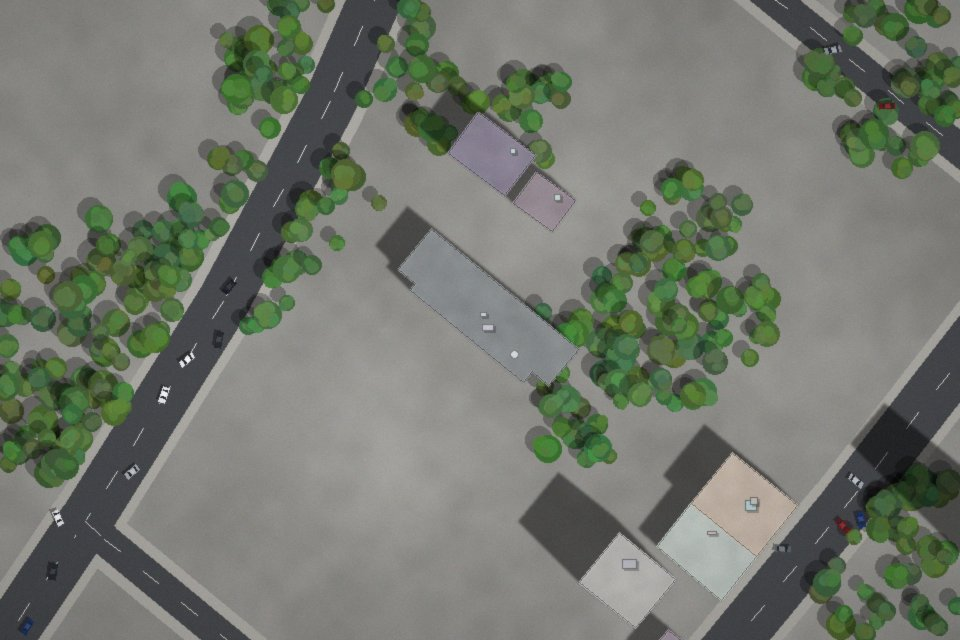
#> input picture data/samples/building/change_01_before.jpg, 960 x 640 px
$ python -i flood.py   (imports and definitions only)
#> lines starting #> are read from the running program, lines starting #| are printed output that depends on the picture; after the words box and inside, x2 and y2 are one past the last pixel; in counts of white or black regions, pixels touching at a corner belong together
### algorithm/cityeye_algo/imgproc.py
"""经典图像处理算子 —— 纯 numpy 实现（无 OpenCV / scipy 依赖）。

包含：色彩空间转换、积分图盒式滤波、二值形态学、Sobel 梯度、Otsu 阈值、
基于游程（run-length）+ 并查集的 8 邻域连通域标记。
"""
from __future__ import annotations

from dataclasses import dataclass
from pathlib import Path

import numpy as np
from PIL import Image

from .base import InputError

IMAGE_SUFFIXES = {".jpg", ".jpeg", ".png", ".bmp", ".webp"}


def load_rgb(path: Path, max_side: int | None = None) -> tuple[np.ndarray, float]:
    """读取图片为 float32 RGB 数组（0~255）。

    返回 (数组, 缩放系数)；缩放系数 = 分析图尺寸 / 原图尺寸，用于把检测框还原到原图坐标。
    """
    try:
        with Image.open(path) as im:
            im = im.convert("RGB")
            scale = 1.0
            if max_side and max(im.size) > max_side:
                scale = max_side / max(im.size)
                im = im.resize((max(1, round(im.width * scale)), max(1, round(im.height * scale))), Image.BILINEAR)
            return np.asarray(im, dtype=np.float32), scale
    except (OSError, ValueError) as e:
        raise InputError(f"无法读取图片 {Path(path).name}：{e}") from e


# [7 lines left out: function rgb_to_ycbcr, not called in this run]


def rgb_to_hsv(rgb: np.ndarray) -> tuple[np.ndarray, np.ndarray, np.ndarray]:
    """向量化 RGB→HSV。H 为角度 [0, 360)，S、V ∈ [0, 1]。"""
    x = rgb / 255.0
    r, g, b = x[..., 0], x[..., 1], x[..., 2]
    mx = x.max(axis=-1)
    mn = x.min(axis=-1)
    d = mx - mn
    s = np.where(mx > 1e-6, d / np.maximum(mx, 1e-6), 0.0)
    safe = np.maximum(d, 1e-6)
    h = np.where(
        mx == r,
        ((g - b) / safe) % 6.0,
        np.where(mx == g, (b - r) / safe + 2.0, (r - g) / safe + 4.0),
    )
    h = np.where(d > 1e-6, h * 60.0, 0.0)
    return h.astype(np.float32), s.astype(np.float32), mx.astype(np.float32)


def to_gray(rgb: np.ndarray) -> np.ndarray:
    return (0.299 * rgb[..., 0] + 0.587 * rgb[..., 1] + 0.114 * rgb[..., 2]).astype(np.float32)


def box_sum(a: np.ndarray, k: int) -> np.ndarray:
    """k×k（奇数）窗口求和，积分图实现，复杂度与 k 无关；边界外按 0 处理。"""
    if k < 1 or k % 2 == 0:
        raise ValueError("窗口尺寸必须为正奇数")
    r = k // 2
    p = np.pad(a.astype(np.float64), ((r + 1, r), (r + 1, r)))
    ii = p.cumsum(0).cumsum(1)
    return ii[k:, k:] - ii[:-k, k:] - ii[k:, :-k] + ii[:-k, :-k]


def box_mean(a: np.ndarray, k: int) -> np.ndarray:
    """k×k 均值滤波（边界按有效像素数归一化）。"""
    ones = np.ones(a.shape, dtype=np.float64)
    return (box_sum(a, k) / box_sum(ones, k)).astype(np.float32)


def local_std(a: np.ndarray, k: int) -> np.ndarray:
    """局部标准差，衡量纹理强度。"""
    m = box_mean(a, k)
    m2 = box_mean(a.astype(np.float64) ** 2, k)
    return np.sqrt(np.maximum(m2 - m.astype(np.float64) ** 2, 0.0)).astype(np.float32)


# [6 lines left out: function blur, not called in this run]


def dilate(mask: np.ndarray, k: int) -> np.ndarray:
    return box_sum(mask.astype(np.float32), k) > 0.5


def erode(mask: np.ndarray, k: int) -> np.ndarray:
    return box_sum(mask.astype(np.float32), k) > k * k - 0.5


def opening(mask: np.ndarray, k: int) -> np.ndarray:
    """开运算：先腐蚀后膨胀，去除小于结构元的噪点与细线。"""
    return dilate(erode(mask, k), k)


def closing(mask: np.ndarray, k: int) -> np.ndarray:
    """闭运算：先膨胀后腐蚀，填补区域内部空洞与缝隙。"""
    return erode(dilate(mask, k), k)


# [6 lines left out: function sobel_magnitude, not called in this run]


def otsu_threshold(values: np.ndarray, bins: int = 256) -> float:
    """Otsu 最大类间方差阈值。values 为任意实数数组。"""
    v = np.asarray(values, dtype=np.float64).ravel()
    if v.size == 0:
        return 0.0
    lo, hi = float(v.min()), float(v.max())
    if hi - lo < 1e-9:
        return lo
    hist, edges = np.histogram(v, bins=bins, range=(lo, hi))
    centers = (edges[:-1] + edges[1:]) / 2
    w0 = np.cumsum(hist)
    w1 = w0[-1] - w0
    m0 = np.cumsum(hist * centers)
    mu0 = m0 / np.maximum(w0, 1)
    mu1 = (m0[-1] - m0) / np.maximum(w1, 1)
    between = w0 * w1 * (mu0 - mu1) ** 2
    # 两峰之间存在空直方格时类间方差呈平台，取平台中点（避免阈值贴近一侧峰）
    best = np.flatnonzero(between >= between.max() * (1 - 1e-9))
    return float(edges[int(round(best.mean())) + 1])


@dataclass
class Region:
    """连通域统计。bbox 为 (x, y, w, h)。"""

    label: int
    area: int
    bbox: tuple[int, int, int, int]
    centroid: tuple[float, float]

    # [10 lines left out: functions extent, aspect, not called in this run]


def label_components(mask: np.ndarray, min_area: int = 1) -> tuple[np.ndarray, list[Region]]:
    """8 邻域连通域标记（游程编码 + 并查集）。

    返回 (标签图 int32，0 为背景, 区域列表)；面积小于 min_area 的区域被剔除（其像素标签置 0）。
    """
    m = np.asarray(mask, dtype=bool)
    h, w = m.shape
    padded = np.zeros((h, w + 2), dtype=np.int8)
    padded[:, 1:-1] = m
    d = np.diff(padded, axis=1)
    rows, starts = np.nonzero(d == 1)
    _, ends = np.nonzero(d == -1)
    ends = ends - 1  # 闭区间末端
    n = len(rows)
    labels = np.zeros((h, w), dtype=np.int32)
    if n == 0:
        return labels, []

    parent = list(range(n))

    # [5 lines left out: function find, not called in this run]

    row_ptr = np.searchsorted(rows, np.arange(h + 1))
    s_list, e_list = starts.tolist(), ends.tolist()
    for r in range(1, h):
        a, a1 = int(row_ptr[r - 1]), int(row_ptr[r])
        b, b1 = a1, int(row_ptr[r + 1])
        while a < a1 and b < b1:
            if s_list[a] <= e_list[b] + 1 and s_list[b] <= e_list[a] + 1:
                ra, rb = find(a), find(b)
                if ra != rb:
                    parent[max(ra, rb)] = min(ra, rb)
            if e_list[a] < e_list[b]:
                a += 1
            else:
                b += 1

    roots = np.fromiter((find(i) for i in range(n)), dtype=np.int64, count=n)
    uniq, run_label = np.unique(roots, return_inverse=True)
    lengths = ends - starts + 1
    k = len(uniq)
    area = np.bincount(run_label, weights=lengths, minlength=k)
    x0 = np.full(k, w, dtype=np.int64)
    y0 = np.full(k, h, dtype=np.int64)
    x1 = np.zeros(k, dtype=np.int64)
    y1 = np.zeros(k, dtype=np.int64)
    np.minimum.at(x0, run_label, starts)
    np.minimum.at(y0, run_label, rows)
    np.maximum.at(x1, run_label, ends)
    np.maximum.at(y1, run_label, rows)
    sx = np.bincount(run_label, weights=lengths * (starts + ends) / 2.0, minlength=k)
    sy = np.bincount(run_label, weights=lengths * rows, minlength=k)

    keep = area >= min_area
    new_id = np.zeros(k, dtype=np.int32)
    new_id[keep] = np.arange(1, int(keep.sum()) + 1, dtype=np.int32)

    # 向量化回填标签图
    total = int(lengths.sum())
    run_start_flat = rows * w + starts
    offsets = np.cumsum(lengths) - lengths
    flat = np.repeat(run_start_flat, lengths) + (np.arange(total) - np.repeat(offsets, lengths))
    labels.ravel()[flat] = np.repeat(new_id[run_label], lengths)

    regions = [
        Region(
            label=int(new_id[i]),
            area=int(area[i]),
            bbox=(int(x0[i]), int(y0[i]), int(x1[i] - x0[i] + 1), int(y1[i] - y0[i] + 1)),
            centroid=(float(sx[i] / area[i]), float(sy[i] / area[i])),
        )
        for i in np.nonzero(keep)[0]
    ]
    return labels, regions


# [22 lines left out: functions region_means, region_stds, scale_bbox, not called in this run]

### algorithm/cityeye_algo/render.py
"""算法产物渲染：检测框标注图、时序折线图（Pillow 实现）。

图中文字仅使用 ASCII，避免依赖系统中文字体；中文结论放在 API 的 summary 字段。
"""
from __future__ import annotations

from dataclasses import dataclass, field
from pathlib import Path
from typing import Sequence

import numpy as np
from PIL import Image, ImageDraw, ImageFont

from .base import Detection

LABEL_COLORS: dict[str, tuple[int, int, int]] = {
    "flame": (255, 48, 48),
    "smoke": (190, 190, 200),
    "vehicle": (255, 214, 0),
    "change": (255, 64, 160),
    "water": (0, 200, 255),
}

_FONT_CACHE: dict[int, ImageFont.ImageFont | ImageFont.FreeTypeFont] = {}


def font(size: int) -> ImageFont.ImageFont | ImageFont.FreeTypeFont:
    if size not in _FONT_CACHE:
        try:
            _FONT_CACHE[size] = ImageFont.load_default(size=size)
        except TypeError:  # 旧版 Pillow 不支持 size 参数
            _FONT_CACHE[size] = ImageFont.load_default()
    return _FONT_CACHE[size]


def _text_box(draw: ImageDraw.ImageDraw, xy: tuple[int, int], text: str, fnt, fg, bg) -> None:
    x, y = xy
    l, t, r, b = draw.textbbox((x, y), text, font=fnt)
    draw.rectangle((l - 3, t - 2, r + 3, b + 2), fill=bg)
    draw.text((x, y), text, font=fnt, fill=fg)


def annotate_image(
    src: Path | Image.Image,
    detections: Sequence[Detection],
    out_path: Path,
    banner: Sequence[str] = (),
    overlay_mask: np.ndarray | None = None,
    overlay_color: tuple[int, int, int] = (0, 200, 255),
) -> Path:
    """在原图上绘制检测框、可选的半透明掩膜与左上角信息栏，保存为 JPEG。"""
    im = src.convert("RGB") if isinstance(src, Image.Image) else Image.open(src).convert("RGB")
    if overlay_mask is not None:
        m = Image.fromarray((overlay_mask.astype(np.uint8) * 90)).resize(im.size, Image.NEAREST)
        tint = Image.new("RGB", im.size, overlay_color)
        im = Image.composite(tint, im, m)
    draw = ImageDraw.Draw(im, "RGBA")
    lw = max(2, round(min(im.size) / 260))
    f_label = font(max(12, round(min(im.size) / 42)))
    crowded = len(detections) > 24  # 目标过多时只画框不写标签，避免遮挡
    for det in detections:
        x, y, w, h = det.bbox
        color = LABEL_COLORS.get(det.label, (255, 255, 255))
        draw.rectangle((x, y, x + w, y + h), outline=color + (255,), width=lw)
        if crowded:
            continue
        tag = f"{det.label.upper()} {det.confidence:.2f}"
        ty = y - f_label.size - 6 if y > f_label.size + 8 else y + 3  # type: ignore[union-attr]
        _text_box(draw, (x + 2, ty), tag, f_label, (0, 0, 0, 255), color + (230,))
    if banner:
        f_banner = font(max(12, round(min(im.size) / 40)))
        y = 8
        for line in banner:
            _text_box(draw, (10, y), line, f_banner, (255, 255, 255, 255), (8, 16, 32, 190))
            y += f_banner.size + 10  # type: ignore[union-attr]
    out_path.parent.mkdir(parents=True, exist_ok=True)
    im.save(out_path, "JPEG", quality=86, optimize=True)
    return out_path


# ---------------------------------------------------------------- 折线图

BG = (11, 22, 41)
GRID = (36, 56, 88)
AXIS = (120, 150, 190)
TEXT = (205, 220, 240)


@dataclass
class Line:
    values: Sequence[float | None]
    color: tuple[int, int, int]
    label: str
    dashed: bool = False
    width: int = 2


@dataclass
class HLine:
    y: float
    color: tuple[int, int, int]
    label: str


@dataclass
class Band:
    y0: float
    y1: float
    color: tuple[int, int, int, int]


@dataclass
class Bars:
    """副轴柱状序列（如降雨量），按自身最大值缩放到绘图区下部 35%。"""

    values: Sequence[float | None]
    color: tuple[int, int, int, int]
    label: str


@dataclass
class Marker:
    index: int
    value: float
    color: tuple[int, int, int] = (255, 80, 80)


@dataclass
class Chart:
    title: str
    x_labels: Sequence[str]
    lines: list[Line]
    y_label: str = ""
    y_range: tuple[float, float] | None = None
    hlines: list[HLine] = field(default_factory=list)
    bands: list[Band] = field(default_factory=list)
    markers: list[Marker] = field(default_factory=list)
    bars: list[Bars] = field(default_factory=list)
    size: tuple[int, int] = (760, 360)


# [95 lines left out: functions _nice_range, render_chart, not called in this run]

### algorithm/cityeye_algo/flood.py
"""城市内涝分析。

(a) AquaLevel —— 积水监测时序（CSV：time,water_level_cm[,rainfall_mm]）：
    - 分级阈值（演示默认值，可配置）：15 cm 影响通行、27 cm 危及车辆（约小汽车排气管 / 半轮高度）、
      40 cm 严重积水；
    - 涨水速率：滑动 10 分钟水位差（cm/10min）；
    - 雨洪响应：降雨序列与水位增量的互相关，取相关最大的滞后时间；
    - 预测：ARX(1) 降雨-径流模型 L_t = a·L_{t−1} + b·R_{t−lag} + c（最小二乘），
      利用"已降雨但尚未汇流"的滞后降雨外推未来水位（滞后窗口之外假设无新增降雨）；
      无降雨列或模型不稳定时退化为阻尼 Holt 平滑。
(b) AquaSeg —— 积水影像分割：
    低纹理（局部标准差）× 水体色彩似然（浑浊泥水的黄褐色调 / 邻近泥水的灰蓝反光）
    → Otsu 自适应阈值（设绝对下限）→ 形态学 → 连通域 → 积水范围占比。
    注意：单张影像只能估计积水范围，无法估计水深。
"""
from __future__ import annotations

import time
from dataclasses import dataclass
from datetime import datetime, timedelta
from pathlib import Path
from typing import Any, Sequence

import numpy as np

from . import imgproc as ip
from . import timeseries as ts
from .base import AlgorithmMeta, AnalysisResult, Artifact, Detection, InputError, clamp01
from .render import Bars, Chart, HLine, Line, annotate_image, render_chart

FLOOD_LEVEL_CN = {"none": "无明显积水", "minor": "轻度积水", "moderate": "中度积水", "severe": "严重积水"}


@dataclass(frozen=True)
class FloodThresholds:
    passable_cm: float = 15.0   # 影响通行
    vehicle_cm: float = 27.0    # 危及车辆
    severe_cm: float = 40.0     # 严重积水

    # [8 lines left out: function level, not called in this run]


class WaterLevelAnalyzer:
    meta = AlgorithmMeta(
        type="flood",
        key="flood.series",
        name="AquaLevel",
        version="1.0.0",
        method="分级水位阈值 + 涨水速率 + 雨洪互相关滞后 + ARX 降雨-径流预测",
        input_kind="csv",
    )

    def __init__(self, thresholds: FloodThresholds | None = None) -> None:
        self.th = thresholds or FloodThresholds()

    # [154 lines left out: functions analyze, analyze_series, _forecast, not called in this run]


@dataclass(frozen=True)
class WaterSegParams:
    analysis_side: int = 960
    texture_k: int = 11
    score_floor: float = 0.40
    min_region_ratio: float = 0.004
    detect_ratio: float = 0.04


class WaterSegmenter:
    meta = AlgorithmMeta(
        type="flood",
        key="flood.image",
        name="AquaSeg",
        version="1.0.0",
        method="低纹理 × 水体色彩似然 + Otsu 自适应阈值 + 形态学 + 连通域",
        input_kind="image",
    )
    _RATIO_LEVEL = ((0.25, "severe"), (0.12, "moderate"), (0.04, "minor"))

    def __init__(self, params: WaterSegParams | None = None) -> None:
        self.p = params or WaterSegParams()

    def analyze(self, inputs: Sequence[Path], out_dir: Path, prefix: str, **_: Any) -> AnalysisResult:
        return self.analyze_image(Path(inputs[0]), out_dir / f"{prefix}_annotated.jpg")

    def analyze_image(self, path: Path, out_path: Path) -> AnalysisResult:
#> called with out_path = 'out.png'
        t0 = time.perf_counter()
        p = self.p
        rgb, scale = ip.load_rgb(path, p.analysis_side)
#> in load_rgb, im is the input picture: PIL image 960x640 RGB; mean R, G, B 115.9, 120.8, 110.8
#> scale = 1
        H, W = rgb.shape[:2]
        n_px = H * W
        gray = ip.to_gray(rgb)
        Hh, S, V = ip.rgb_to_hsv(rgb)
        texture = ip.local_std(gray, p.texture_k)
#> in box_sum, `return ii[k:, k:] - ii[:-k, k:] - ii[k:, :-k] + ii[:-k, :-k]`:
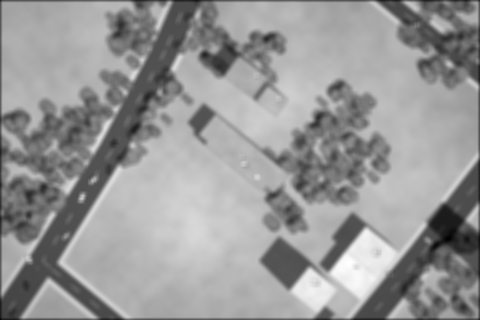
#> returned value: shape (640, 960) float64 (shown at 1/2 size); min 1901.6, max 22593.4, mean 14209.3; drawn with min black and max white

        # 软似然：纹理越低越像静水面；泥水黄褐色调；反光为与泥水相邻的低饱和亮灰蓝
        tex_like = np.clip(1.0 - (texture - 3.0) / 9.0, 0.0, 1.0)
        hue_mud = np.clip(1.0 - np.abs(Hh - 40.0) / 22.0, 0.0, 1.0)
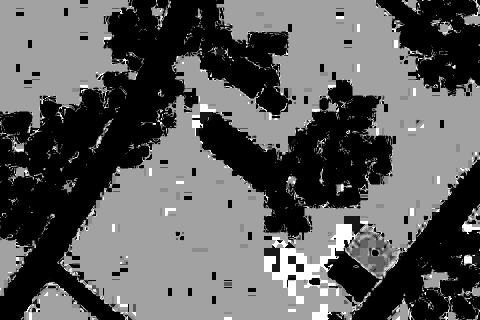
#> hue_mud: shape (640, 960) float32 (shown at 1/2 size); min 0, max 1, mean 0.367
        sat_mud = np.clip(1.0 - np.abs(S - 0.33) / 0.22, 0.0, 1.0)
        val_mud = ((V > 0.28) & (V < 0.80)).astype(np.float32)
        mud = hue_mud * sat_mud * val_mud
        B, R_ = rgb[..., 2], rgb[..., 0]
        reflect = ((S < 0.22) & (V > 0.50) & (B >= R_ - 6)).astype(np.float32)
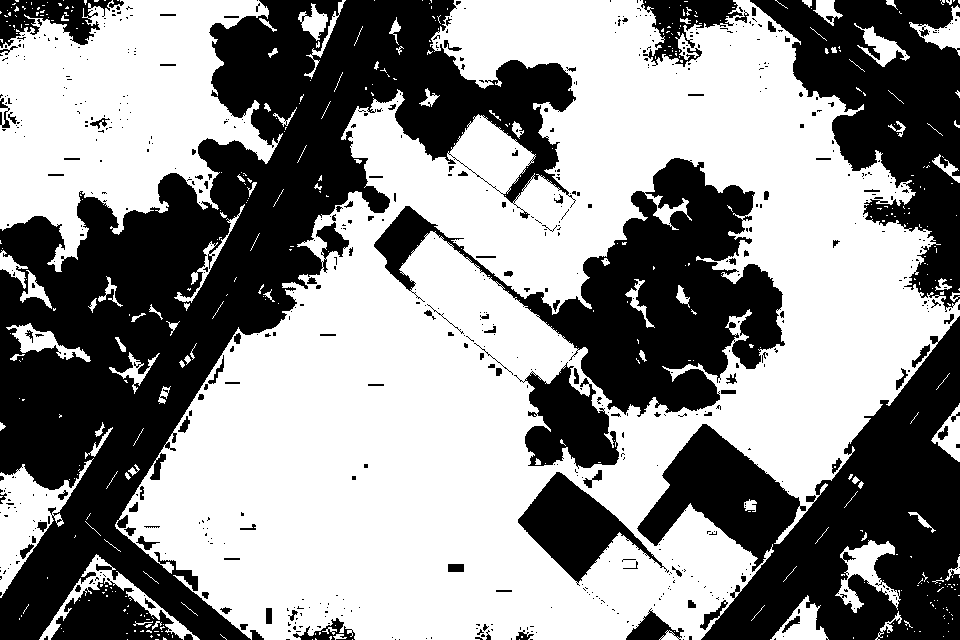
#> reflect: shape (640, 960) float32; values 0 (black) and 1 (white), 56.4% white; 682 black regions (565 under 20 px), largest, box (x1, y1, x2, y2) and area: (0, 0, 576, 640) 121708, (637, 316, 960, 640) 48583, (374, 158, 785, 417) 37002
        near_mud = ip.dilate(mud > 0.5, 21)
        color_like = np.maximum(mud, reflect * near_mud * 0.85)
        score = ip.box_mean(tex_like * color_like, 5)
#> in box_sum (call 6), `ii = p.cumsum(0).cumsum(1)`:
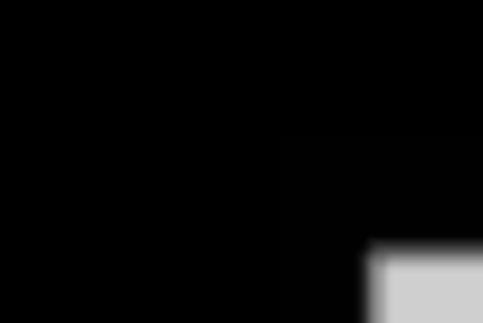
#> ii: shape (645, 965) float64 (shown at 1/2 size); min 0, max 207.9, mean 10.6
#> in box_sum (call 7), `r = k // 2`: r = 2
#> in box_sum (call 7), `p = np.pad(a.astype(np.float64), ((r + 1, r), (r + 1, r)))`:
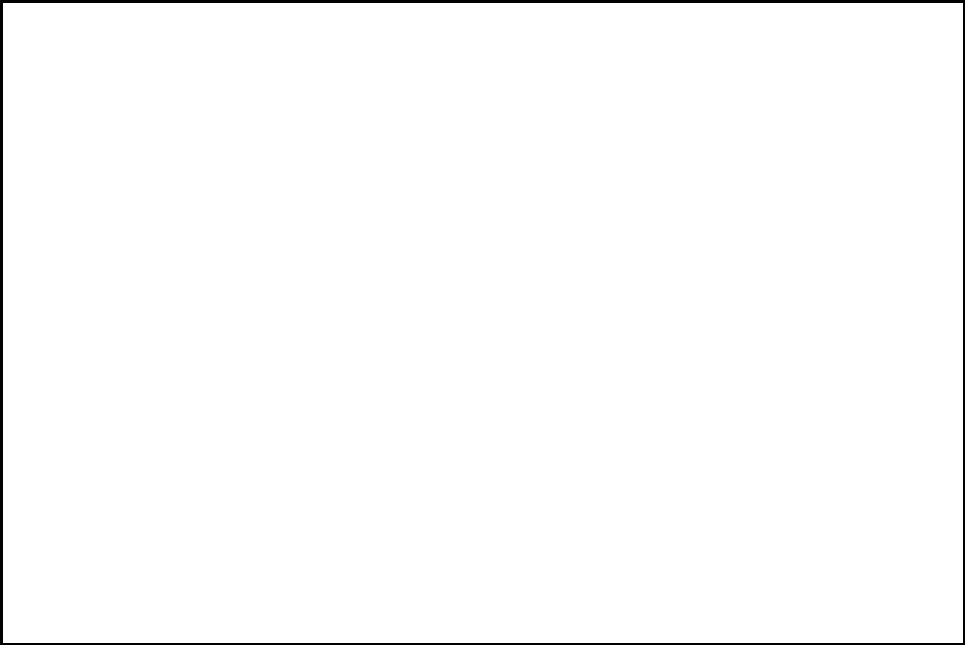
#> p: shape (645, 965) float64; values 0 (black) and 1 (white), 98.7% white; 1 black region, box (x1, y1, x2, y2) and area: (0, 0, 965, 645) 8025

        thr = max(ip.otsu_threshold(score[score > 0.05]) if (score > 0.05).any() else 1.0, p.score_floor)
#> in otsu_threshold, `v = np.asarray(values, dtype=np.float64).ravel()`: v = 1721 values, max 0.129 at index 1086, min 0.05 at index 1692, mean 0.0753
#> in otsu_threshold, `lo, hi = float(v.min()), float(v.max())`: lo = 0.05; hi = 0.129
#> in otsu_threshold, `hist, edges = np.histogram(v, bins=bins, range=(lo, hi))`: hist = 256 values, max 34 at index 109, min 0 at index 131, mean 6.72; edges = 257 values from 0.05 to 0.129
#> in otsu_threshold, `centers = (edges[:-1] + edges[1:]) / 2`: centers = 256 values from 0.0502 to 0.129
#> in otsu_threshold, `w0 = np.cumsum(hist)`: w0 = 256 values from 14 to 1721
#> in otsu_threshold, `w1 = w0[-1] - w0`: w1 = 256 values, max 1707 at index 0, min 0 at index 255, mean 547.5
#> in otsu_threshold, `m0 = np.cumsum(hist * centers)`: m0 = 256 values from 0.703 to 129.5
#> in otsu_threshold, `mu0 = m0 / np.maximum(w0, 1)`: mu0 = 256 values from 0.0502 to 0.0753
#> in otsu_threshold, `mu1 = (m0[-1] - m0) / np.maximum(w1, 1)`: mu1 = 256 values, max 0.129 at index 253, min 0 at index 255, mean 0.101
#> in otsu_threshold, `between = w0 * w1 * (mu0 - mu1) ** 2`: between = 256 values, max 504.6 at index 78, min 0 at index 255, mean 292.4
#> in otsu_threshold, `best = np.flatnonzero(between >= between.max() * (1 - 1e-9))`: best = [78]
#> thr = 0.4
        mask = ip.opening(ip.closing(score > thr, 9), 5)
        labels, regs = ip.label_components(mask, min_area=int(p.min_region_ratio * n_px))
#> in label_components, `rows, starts = np.nonzero(d == 1)`: rows = empty array
#> in label_components, `n = len(rows)`: n = 0
#> regs = []
        water = labels > 0
        ratio = float(water.sum()) / n_px
#> ratio = 0
        level = next((lv for r, lv in self._RATIO_LEVEL if ratio >= r), "none")
#> level = 'none'
        detected = ratio >= p.detect_ratio
#> detected = False
        orig = (round(W / scale), round(H / scale))
#> orig = (960, 640)
        dets: list[Detection] = []
        if regs:
            k = len(regs)
            m_score = ip.region_means(labels, k, score)
            for r in sorted(regs, key=lambda r: -r.area)[:6]:
                conf = clamp01(0.45 + 0.6 * float(m_score[r.label]))
                dets.append(Detection("water", min(0.97, conf), ip.scale_bbox(r.bbox, scale, orig), r.area / n_px))
        conf = 0.0
        if detected:
            conf = min(0.96, 0.55 + 0.35 * clamp01(ratio / 0.3) + 0.1 * float(score[water].mean()))
        summary = (
            f"识别积水区域 {len(regs)} 处，积水范围占画面 {ratio:.1%}（{FLOOD_LEVEL_CN[level]}，按范围分级，影像无法估计水深）"
            if detected
            else f"未发现成片积水（疑似水面像素占比 {ratio:.1%}，低于 {p.detect_ratio:.0%} 判定阈值）"
        )
#> summary = '未发现成片积水（疑似水面像素占比 0.0%，低于 4% 判定阈值）'
        metrics: dict[str, float | int | str] = {
            "water_area_ratio": round(ratio, 4),
            "water_regions": len(regs),
            "threshold": round(thr, 3),
            "level": level,
            "image_size": f"{orig[0]}x{orig[1]}",
            "elapsed_ms": round((time.perf_counter() - t0) * 1000, 1),
        }
        out = annotate_image(
            path,
            dets,
            out_path,
            [f"{self.meta.name} v{self.meta.version}", f"water {ratio:.1%} | regions {len(regs)} | {level}"],
            overlay_mask=water,
            overlay_color=(0, 200, 255),
        )
#> after the loop in annotate_image, `for line in banner:`: y = 60
        return AnalysisResult(detected, round(conf, 3), summary, dets, metrics, None, [Artifact("积水分割标注", out, "image")], level)

#> (the run stopped early here; a loop or call above may not have finished)
